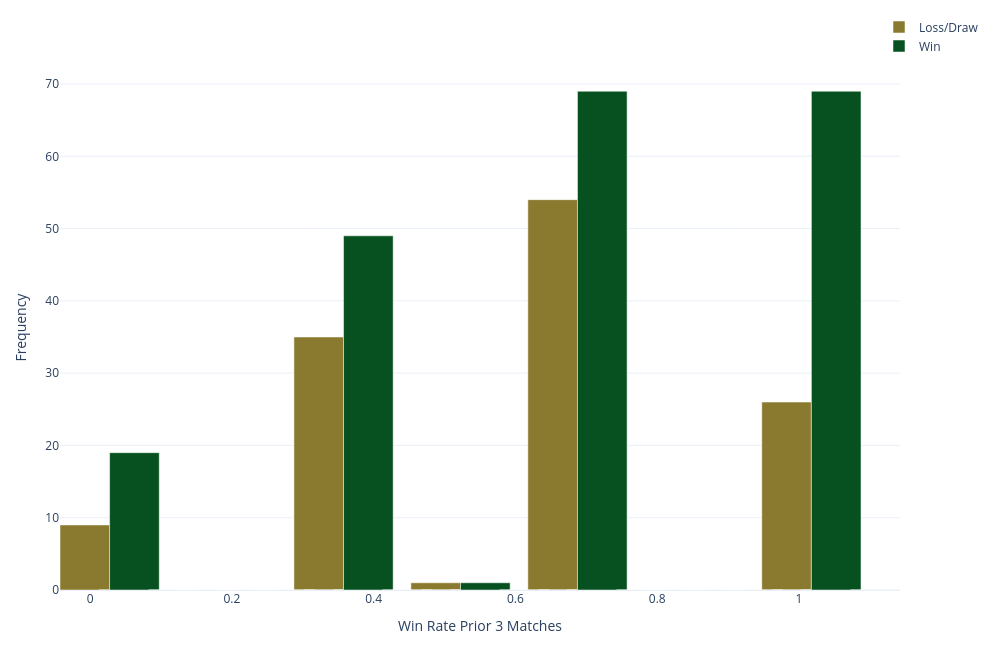

Write notebook code for a chart like this one.
### Code cell
loss_draw = df_sa[df_sa.win==0].rolling_form_3.dropna()
win = df_sa[df_sa.win==1].rolling_form_3.dropna()

bins = np.linspace(0, 1.1, 21)
hist_loss, edges = np.histogram(loss_draw, bins=bins)
hist_win, _ = np.histogram(win, bins=bins)
bin_centers = (edges[:-1] + edges[1:]) / 2

fig = go.Figure()

fig.add_trace(go.Bar(
    x=bin_centers - 0.035,
    y=hist_loss,
    width=0.07,
    name='Loss/Draw',
    marker=dict(color=SECONDARY),
    hovertemplate='Rolling form: %{x:.2f}<br>Count: %{y}<extra></extra>'  # ← Mehr Info!
))

fig.add_trace(go.Bar(
    x=bin_centers + 0.035,
    y=hist_win,
    width=0.07,
    name='Win',
    marker=dict(color=PRIMARY),
    hovertemplate='Rolling form: %{x:.2f}<br>Count: %{y}<extra></extra>'  # ← Mehr Info!
))

fig.update_layout(
    xaxis_title='Win Rate Prior 3 Matches',
    yaxis_title='Frequency',
    barmode='group',
    template='plotly_white',
    height=PLOT_HEIGHT,
    width=PLOT_WIDTH,
    hovermode='closest',
    legend=dict(x=1.1, y=1.1, xanchor='right', yanchor='top'),
    margin=dict(l=60, r=100, t=60, b=60)
)

fig.show()

### Figure 1 — Plotly figure (JSON) as saved in the notebook; plotly's stock layout.template omitted (floating-point values rounded to 4 significant figures)
{"data": [{"hovertemplate": "Rolling form: %{x:.2f}<br>Count: %{y}<extra></extra>", "marker": {"color": "#8A7A2F"}, "name": "Loss/Draw", "type": "bar", "width": 0.07, "x": [-0.0075, 0.0475, 0.1025, 0.1575, 0.2125, 0.2675, 0.3225, 0.3775, 0.4325, 0.4875, 0.5425, 0.5975, 0.6525, 0.7075, 0.7625, 0.8175, 0.8725, 0.9275, 0.9825, 1.038], "y": [9, 0, 0, 0, 0, 0, 35, 0, 0, 1, 0, 0, 54, 0, 0, 0, 0, 0, 26, 0]}, {"hovertemplate": "Rolling form: %{x:.2f}<br>Count: %{y}<extra></extra>", "marker": {"color": "#075020"}, "name": "Win", "type": "bar", "width": 0.07, "x": [0.0625, 0.1175, 0.1725, 0.2275, 0.2825, 0.3375, 0.3925, 0.4475, 0.5025, 0.5575, 0.6125, 0.6675, 0.7225, 0.7775, 0.8325, 0.8875, 0.9425, 0.9975, 1.052, 1.108], "y": [19, 0, 0, 0, 0, 0, 49, 0, 0, 1, 0, 0, 69, 0, 0, 0, 0, 0, 69, 0]}], "layout": {"barmode": "group", "height": 650, "hovermode": "closest", "legend": {"x": 1.1, "xanchor": "right", "y": 1.1, "yanchor": "top"}, "margin": {"b": 60, "l": 60, "r": 100, "t": 60}, "width": 1000, "xaxis": {"title": {"text": "Win Rate Prior 3 Matches"}}, "yaxis": {"title": {"text": "Frequency"}}}}
